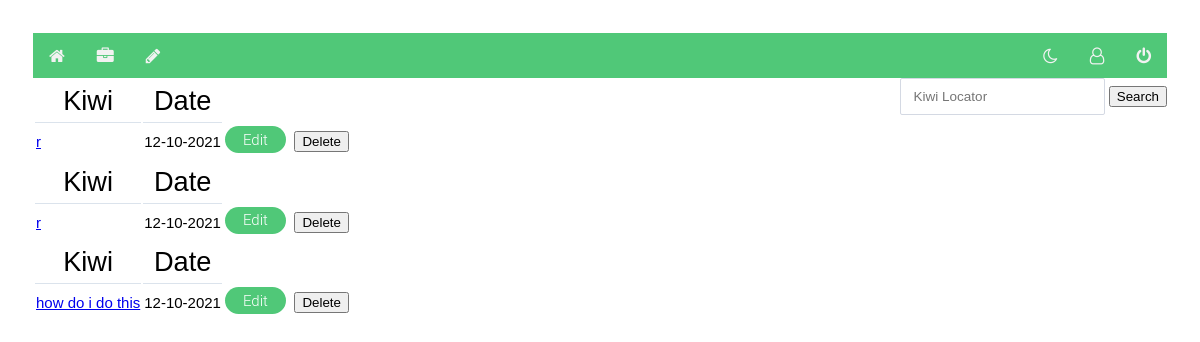
Screenshot of /notes (signed in) with the database file from the repository.
### models.py (models this page shows, shortened)
class Note(db.Model):
    id = db.Column("id", db.Integer, primary_key=True)
    title = db.Column("title", db.String(200))
    text = db.Column("text", db.String(100))
    date = db.Column("date", db.String(50))
    user_id = db.Column(db.Integer,db.ForeignKey("user.id"), nullable = False)
    comments = db.relationship("Comment", backref="note",cascade = "all, delete-orphan", lazy=True)
    score = db.Column("score", db.Integer)
    votes = db.Column("totalVotes", db.Integer)

### flask06.py (the view)
@app.route('/notes')
def get_notes():
    if session.get('user'):
        my_notes = db.session.query(Note).filter_by(user_id=session['user']).all()
        return render_template('notes.html', notes=my_notes, user=session['user'])
    else:
        return redirect(url_for('login'))

### forms.py
class SearchForm(FlaskForm):
    results = StringField('Results', validators=[DataRequired()])
    submit = SubmitField("Submit")

### flask06.py (called while the page is built)
@app.context_processor
def base():
    form = SearchForm()
    return dict(form=form)

### templates/notes.html (shortened to what this page needs)
<!DOCTYPE html>
<html lang="en">
    <head>
        <link rel="stylesheet" href="{{ url_for('static', filename='main.css') }}">
        <link rel="stylesheet" href="{{ url_for('static', filename='forms.css') }}">
        <link rel="stylesheet" href="https://cdnjs.cloudflare.com/ajax/libs/font-awesome/4.7.0/css/font-awesome.css">
    </head>
    <div class="topnav">
        <nav>
            <a class="fa fa-home" href="{{url_for('index')}}"></a>
            <a class="fa fa-briefcase"href="{{url_for('get_notes')}}"></a>
            <a class="fa fa-pencil"href="{{url_for('new_note')}}"></a>
            {% if user %}
            <div class="topnav-right">
                <a class="fa fa-moon-o" onclick="myFunction()"></a>
                <a class="fa fa-user-o"href="{{url_for('get_accounts')}}"></a>
                <a class="fa fa-power-off" href="{{url_for('logout')}}"></a></div>
            {% else %}
            <a href="{{url_for('login')}}">Login</a>
            <a href="{{url_for('register')}}">Register</a>
            {% endif %}
        </nav>
    </div>
    <body>
    <div class="searchStuff">
        <form method="POST" action="{{ url_for('search')}}" class="searching">
                <input class="form-search" type="search" placeholder="Kiwi Locator" aria-label="Locate"
                       name="results">
                <button class="search-btn" type="submit">Search</button>
            </form>
    </div>
        <table>
            {% for note in notes %}
            <tr>
                <th class="title">Kiwi</th>
                <th class="title">Date</th>
            </tr>
            <tr>
                <td><a href="{{ url_for('get_note', note_id=note.id) }}">{{ note.title }}</a>
                <td>{{ note.date }}</td>
                <td><a class="button3" href="{{ url_for('update_note', note_id=note.id) }}">Edit</a>
                <td>
                    <form action="{{url_for('delete_note', note_id=note.id)}}" method="post">
                    <button class="button3" type="submit">Delete</button>
                    </form>
                {% else %}
                <h1 class="title">{{user}}, you have no Kiwis to view</h1>
            <h2>Create a post to get started</h2>
                </td>
                {% endfor %}
            </tr>
        </table>
    </body>
</html>

### static/main.css (style rules this page uses)
body { padding: 30px 30px; background: light grey; }
.topnav { background-color: #50C878; overflow: hidden; }
.topnav a { float: left; color: #f2f2f2; text-align: center; padding: 14px 16px; text-decoration: none; font-size: 17px; }
.topnav-right { float: right; }
.searchStuff { float: right; }
a.button3 { display:inline-block; padding:0.3em 1.2em; margin:0 0.3em 0.3em 0; border-radius:2em; box-sizing: border-box; text-decoration:none; font-family:'Roboto',sans-serif; font-weight:300; color:#FFFFFF; background-color: #50C878; text-align:center; transition: all 0.2s; }
body { padding: 25px; background-color: white; color: black; font-size: 15px; font-family: Helvetica, sans-serif; }

### static/forms.css (style rules this page uses)
form { width: 100%; }
.title { font-size: 1.7rem; font-weight: 300; border-bottom: 1px solid #dbe3ec; padding: 5px; margin: 0 0 40px 0; }
input, textarea { padding: 10px 13px; margin-bottom: 15px; border-radius: 2px; border: 1px solid #d4d9e3; font-weight: 200; color: #4d5060; font-family: 'Poppins', sans-serif; font-size: .9em; }

### rows the page displays
Note: title "r", date "12-10-2021"
Note: title "r", date "12-10-2021"
Note: title "how do i do this", date "12-10-2021"
